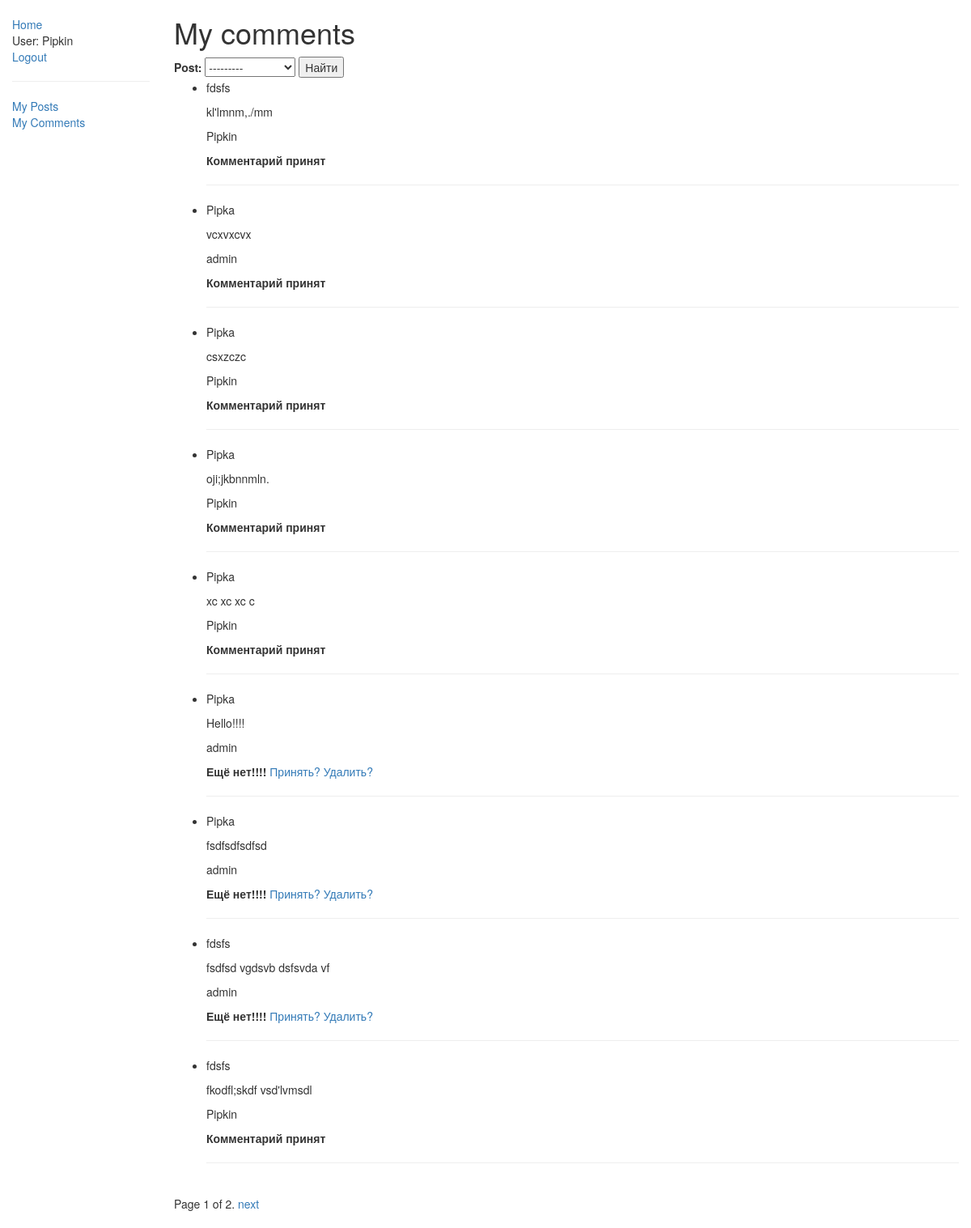
The page /post/my_comments/ (signed in) on the database its author committed.
### post/models.py (models this page shows, shortened)
class Comments(models.Model):
    cooment = models.CharField(max_length=255)
    date = models.DateField(auto_now_add=True)
    author = models.ForeignKey(User,on_delete=models.CASCADE)
    post = models.ForeignKey(Post,on_delete=models.CASCADE)
    status = models.BooleanField(default=False)
    class Meta:
        ordering = ('-date',)

class Post(models.Model):
    TYPE_CATEGORY = (
        ('t', 'Tanks'),
        ('h', 'Hils'),
        ('d','DD'),
        ('t', 'Traders'),
        ('g', 'Guildmasters'),
        ('q','Questgivers'),
        ('b','Blacksmiths'),
        ('l','Leatherworkers'),
        ('p','Potions'),
        ('s', 'Spell masters'),
    )
    title = models.CharField(max_length=255)
    type_post = models.CharField(max_length=1,choices=TYPE_CATEGORY)
    text = models.TextField()
    data = models.DateField(auto_now_add=True)
    authort = models.ForeignKey(User, on_delete=models.CASCADE)
    upload = models.FileField(upload_to='upload/')
    def __str__(self):
        return self.title

### post/views.py (the view)
class UserComments(LoginRequiredMixin,generic.ListView):
    model = Comments
    paginate_by = 5
    def get_queryset(self):
        return Comments.objects.filter(post__authort = self.request.user)
    def get_context_data(self, **kwargs):
        context = super().get_context_data(**kwargs)
        context['filter'] = CommentsFilter(self.request.GET, queryset=self.get_queryset())
        return context

### post/templates/post/comments_list.html
{% extends "base_generic.html" %}
{% block content %}
    <h1>My comments</h1>
    <form method="GET">
        {{ filter.form }}
        <input type="submit" value="Найти">
    </form>
    {% if filter.qs %}
    <ul>
      {% for comment in filter.qs %}
      <li>
        <p>{{comment.post}}</p>
      <p>{{comment.cooment}}</p>
      <p>{{comment.author}}</p>
      <p>
        {% if comment.status%}
          <strong>Комментарий принят</strong>
        {%else%}
        <strong>Ещё нет!!!!</strong>
        <a href="{% url 'comment_append' comment.pk %}">Принять?</a>
        <a href="{% url 'comment_delete' comment.pk %}">Удалить?</a>
        {%endif%}
      </p>
      <hr>
      {% endfor %}
    </ul>
    {% else %}
      <p>There are no posts.</p>
    {% endif %}
{% endblock %}

### post/templates/base_generic.html (shortened to what this page needs)
<!DOCTYPE html>
<html lang="en">
<head>
  <link rel="stylesheet" href="https://maxcdn.bootstrapcdn.com/bootstrap/3.3.7/css/bootstrap.min.css">
  {% load static %}
  <link rel="stylesheet" href="{% static 'css/styles.css' %}">
</head>
<body>
  <div class="container-fluid">
    <div class="row">
      <div class="col-sm-2">
      {% block sidebar %}
      <ul class="sidebar-nav">
          <li><a href="{% url 'index' %}">Home</a></li>
          {% if user.is_authenticated %}
            <li>User: {{ user.get_username }}</li>
            <li><a href="{% url 'account_logout'%}?next={{request.path}}">Logout</a></li>
            <hr>
            <li><a href="{% url 'my-posts' %}">My Posts</a></li>
          {% else %}
            <li><a href="{% url 'account_login'%}?next={{request.path}}">Login</a></li>
          {% endif %}
          <li><a href="{% url 'my-comments' %}">My Comments</a></li>
      </ul>
     {% endblock %}
      </div>
      <div class="col-sm-10 ">
      {% block content %}{% endblock %}
      {% block pagination %}
  {% if is_paginated %}
      <div class="pagination">
          <span class="page-links">
              <span class="page-current">
                  Page {{ page_obj.number }} of {{ page_obj.paginator.num_pages }}.
              </span>
              {% if page_obj.has_next %}
                  <a href="{{ request.path }}?page={{ page_obj.next_page_number }}">next</a>
              {% endif %}
          </span>
      </div>
  {% endif %}
{% endblock %}
      </div>
    </div>
  </div>
</body>
</html>

### post/static/css/styles.css (style rules this page uses)
.sidebar-nav { margin-top: 20px; padding: 0; list-style: none; }

### rows shown on the page
Comments: post "fdsfs", cooment "kl'lmnm,./mm", author "Pipkin", status "Комментарий принят"
Comments: post "Pipka", cooment "vcxvxcvx", author "admin", status "Комментарий принят"
Comments: post "Pipka", cooment "csxzczc", author "Pipkin", status "Комментарий принят"
Comments: post "Pipka", cooment "oji;jkbnnmln.", author "Pipkin", status "Комментарий принят"
Comments: post "Pipka", cooment "xc xc xc c", author "Pipkin", status "Комментарий принят"
Comments: post "Pipka", cooment "Hello!!!!", author "admin", status "Ещё нет!!!!"
Comments: post "Pipka", cooment "fsdfsdfsdfsd", author "admin", status "Ещё нет!!!!"
Comments: post "fdsfs", cooment "fsdfsd vgdsvb dsfsvda vf", author "admin", status "Ещё нет!!!!"
Comments: post "fdsfs", cooment "fkodfl;skdf vsd'lvmsdl", author "Pipkin", status "Комментарий принят"

### other values the page prints
{{ user.get_username }} "Pipkin"
{{ page_obj.number }} "1"
{{ page_obj.paginator.num_pages }} "2"
